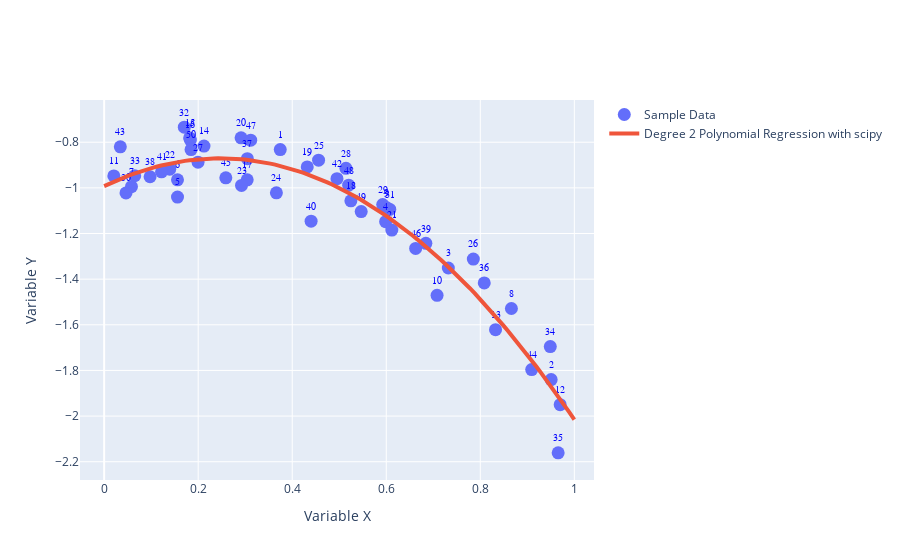

The notebook cell saved with this chart:
### Code cell
configure_plotly_browser_state()


trace = Scatter(
    x=X,
    y=Y,
    mode='markers+text',
    marker=dict(size=13),
    text=[f"{i+1}" for i in range(50)],
    textposition="top center",
    textfont=dict(
        family="bold",
        size=10,
        color="blue"
    ),
    name="Sample Data",
)
y_gr = a_ols*x_gr**2+b_ols*x_gr+c_ols

trace2 = Scatter(
    x=x_gr,
    y=y_gr,
    mode='lines',
    line=dict(width=4),
    name="Degree 2 Polynomial Regression with scipy"
)
fig = dict(data=[trace,trace2], layout={})
fig['layout']['xaxis'] = dict(title='Variable X')
fig['layout']['yaxis'] = dict(title='Variable Y')

iplot(fig)
